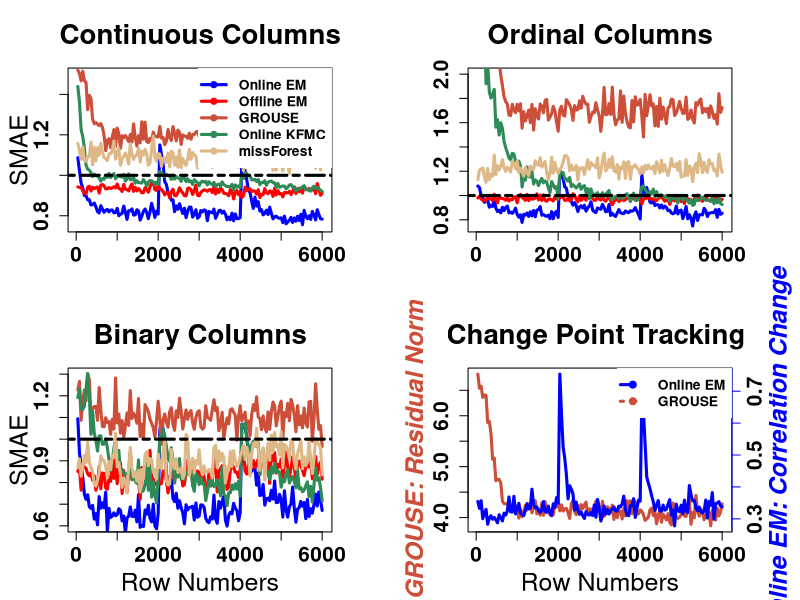

Generate this figure with R:
relative_path = ''
path = paste(relative_path, 'Online-Missing-Value-Imputation-Dependence-Change-Detection-for-Mixed-Data/Evaluation', sep =  "")
setwd(path)

# read data
smaes_sim_change = array(0, dim = c(150,3,5), dimnames = list(NULL, c('cont', 'ord', 'bin'), NULL))
changes_track = array(0, dim = c(150,2))
# read EM data
data = as.matrix(read.csv("Results/simonline_EMmethods_smaes.csv"))
smaes_sim_change[,1,c(1,2)] =  data[,c(1,4)]
smaes_sim_change[,2,c(1,2)] =  data[,c(3,6)]
smaes_sim_change[,3,c(1,2)] =  data[,c(2,5)]
changes_track[,1] = as.numeric(data[,7])
# read GROUSE data
data = as.matrix(read.csv("Results/simonline_grouse_smaes.csv", header=FALSE))
smaes_sim_change[,,3] = data[,c(1,3,2)]
changes_track[,2] = as.numeric(data[,4])
# read onlineKFMC data
data = as.matrix(read.csv("Results/simonline_kfmc_smaes.csv", header=FALSE))
smaes_sim_change[,,4] = data[,c(1,3,2)]
# read missForest data
data = as.matrix(read.csv("Results/simonline_missForest_smaes.csv"))[,-1]
smaes_sim_change[,,5] = data[,c(1,3,2)]

#### preparation
names = paste(c("Continuous",  "Ordinal", 'Binary'), "Columns")

par(mar=c(4.1, 4.1, 4.1, 4.1))
index = (1:150)*40

LWD = 3
PCH = 20
#### plot imputation error
par(mfrow=c(2,2))
for (j in 1:3){
  if (j==1) r = c(0.75, 1.5)
  if (j==2) r = c(0.75, 2)
  if (j==3) r = c(0.6,1.3)
  plot(x=index, y= smaes_sim_change[,j,1], ylim = r,col='blue', cex=2,
       ylab="", main=names[j], xlab="", type='l', lty=1, lwd=LWD,font=2,cex.lab=2,cex.axis=1.5,cex.main=2)
  if (j!=2) mtext("SMAE",side=2,line=2.25,cex=1.5)
  if (j==3) mtext("Row Numbers",side=1,line=2.75,cex=1.5)
  points(x=index, y= smaes_sim_change[,j,2], col='red',  cex=1, type='l', lty=1, lwd=LWD)
  points(x=index, y= smaes_sim_change[,j,3], col='tomato3',  cex=1, type='l',lty=1, lwd=LWD)
  points(x=index, y= smaes_sim_change[,j,4], col='seagreen', cex=1, type='l',lty=1, lwd=LWD)
  points(x=index, y= smaes_sim_change[,j,5], col='burlywood', cex=1, type='l',lty=1, lwd=LWD)
  abline(h=1,lty=6, lwd=LWD)
  if (j==1){
    legend("topright", legend=c( "Online EM", "Offline EM", "GROUSE", "Online KFMC", 'missForest'),
           col=c("blue", "red", "tomato3", 'seagreen', 'burlywood'), pch=rep(PCH,5), lty=1,cex=1, lwd=LWD,text.font = 2,pt.cex=1,box.lty=0)
  }
}

#### plot subspace tracking
plot(x=index, y= changes_track[,2], ylim = range(changes_track[,2]),
     col='tomato3', cex=2, type='l', lty=1, lwd=LWD, cex.main=2, cex.axis=1.5,cex.lab=2, font=2,
     ylab="", main="Change Point Tracking ", xlab="")
par(new = TRUE)
plot(x=index, y= changes_track[,1], ylim = range(changes_track[,1]),col='blue', cex=2, type='l', lty=1, lwd=LWD,font=2, axes=FALSE, ylab="",xlab="")
axis(side = 4,cex=2, font=2, col='blue',cex.axis=1.5, at = pretty(range(changes_track[,1])))
mtext("GROUSE: Residual Norm",side=2,col="tomato3",line=2.5,cex=1.5, font=4, cex.axis=1.2)
mtext("Online EM: Correlation Change",side=4,col="blue",line=2.5,cex=1.5, font=4, cex.axis=1.2)
legend("topright", legend=c("Online EM", "GROUSE"),
       col=c("blue", "tomato3"),lty=c(2,3), cex=1,lwd=LWD,text.font=2,pt.cex=1.2, pch=20,box.lty=0)
mtext("Row Numbers",side=1,line=2.75,cex=1.5)
